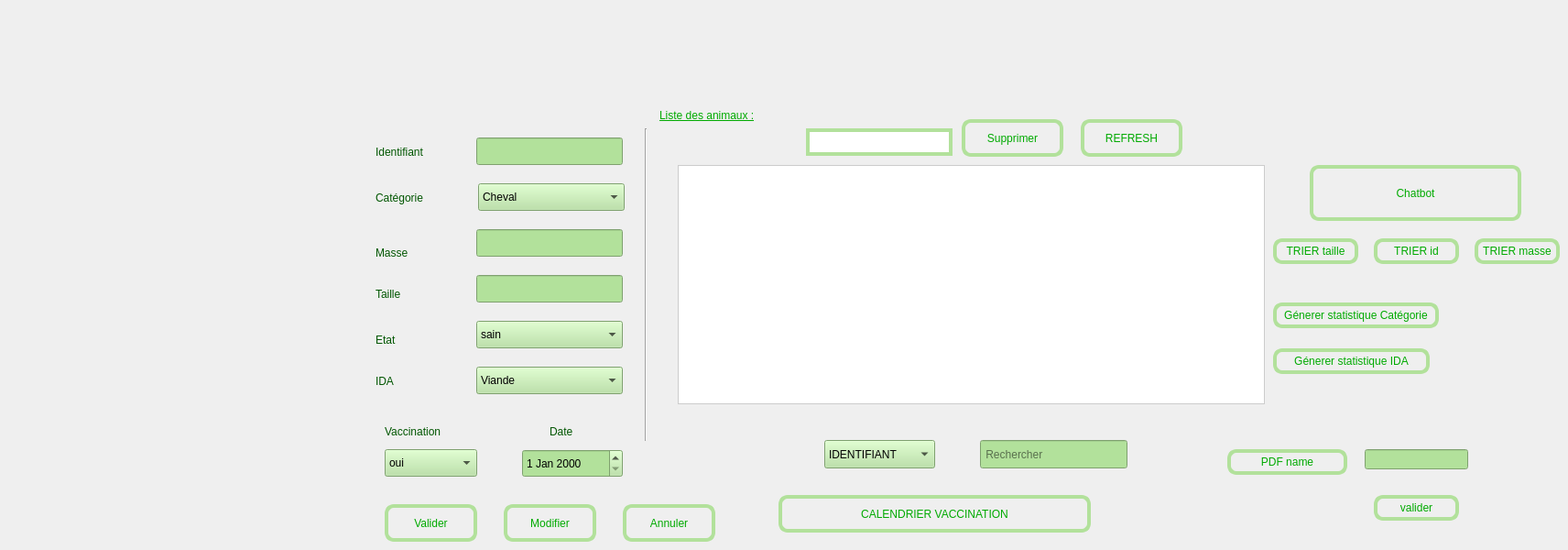
    <widget class="QWidget" name="page_17">
     <widget class="QPushButton" name="chatbot">
      <property name="geometry">
       <rect>
        <x>1430</x>
        <y>180</y>
        <width>231</width>
        <height>61</height>
       </rect>
      </property>
      <property name="styleSheet">
       <string notr="true">font: 10pt &quot;Centaur&quot;;
color: rgb(0, 170, 0);
border-radius: 10px;
border: 4px solid rgb(178, 225, 155);
</string>
      </property>
      <property name="text">
       <string>Chatbot</string>
      </property>
     </widget>
     <widget class="QPushButton" name="pushButton_modifier">
      <property name="geometry">
       <rect>
        <x>550</x>
        <y>550</y>
        <width>101</width>
        <height>41</height>
       </rect>
      </property>
      <property name="styleSheet">
       <string notr="true">font: 10pt &quot;Centaur&quot;;
color: rgb(0, 170, 0);
border-radius: 10px;
border: 4px solid rgb(178, 225, 155);

</string>
      </property>
      <property name="text">
       <string>Modifier</string>
      </property>
     </widget>
     <widget class="QPushButton" name="pushButton_annuler_ich_2">
      <property name="geometry">
       <rect>
        <x>850</x>
        <y>540</y>
        <width>341</width>
        <height>41</height>
       </rect>
      </property>
      <property name="styleSheet">
       <string notr="true">font: 10pt &quot;Centaur&quot;;
color: rgb(0, 170, 0);
border-radius: 10px;
border: 4px solid rgb(178, 225, 155);</string>
      </property>
      <property name="text">
       <string>CALENDRIER VACCINATION</string>
      </property>
      <property name="autoDefault">
       <bool>false</bool>
      </property>
      <property name="flat">
       <bool>false</bool>
      </property>
     </widget>
     <widget class="QLineEdit" name="lineEdit_ma">
      <property name="geometry">
       <rect>
        <x>520</x>
        <y>250</y>
        <width>160</width>
        <height>30</height>
       </rect>
      </property>
      <property name="styleSheet">
       <string notr="true">background-color: rgb(178, 225, 155);
</string>
      </property>
     </widget>
     <widget class="QComboBox" name="vacc">
      <property name="geometry">
       <rect>
        <x>420</x>
        <y>490</y>
        <width>101</width>
        <height>30</height>
       </rect>
      </property>
      <property name="styleSheet">
       <string notr="true">background-color: rgb(178, 225, 155);</string>
      </property>
      <item>
       <property name="text">
        <string>oui</string>
       </property>
      </item>
      <item>
       <property name="text">
        <string>non</string>
       </property>
      </item>
     </widget>
     <widget class="QPushButton" name="pushButton_triernom_ich_2">
      <property name="geometry">
       <rect>
        <x>1390</x>
        <y>260</y>
        <width>93</width>
        <height>28</height>
       </rect>
      </property>
      <property name="styleSheet">
       <string notr="true">font: 10pt &quot;Centaur&quot;;
color: rgb(0, 170, 0);
border-radius: 10px;
border: 4px solid rgb(178, 225, 155);</string>
      </property>
      <property name="text">
       <string>TRIER taille</string>
      </property>
     </widget>
     <widget class="QComboBox" name="critere_rech_acc">
      <property name="geometry">
       <rect>
        <x>900</x>
        <y>480</y>
        <width>121</width>
        <height>31</height>
       </rect>
      </property>
      <property name="styleSheet">
       <string notr="true">background-color: rgb(178, 225, 155);
</string>
      </property>
      <item>
       <property name="text">
        <string>IDENTIFIANT</string>
       </property>
      </item>
      <item>
       <property name="text">
        <string>CATEGORIE</string>
       </property>
      </item>
      <item>
       <property name="text">
        <string>MASSE</string>
       </property>
      </item>
      <item>
       <property name="text">
        <string>TAILLE</string>
       </property>
      </item>
      <item>
       <property name="text">
        <string>ETAT</string>
       </property>
      </item>
      <item>
       <property name="text">
        <string>IDA</string>
       </property>
      </item>
     </widget>
     <widget class="QLabel" name="label_40">
      <property name="geometry">
       <rect>
        <x>600</x>
        <y>460</y>
        <width>51</width>
        <height>21</height>
       </rect>
      </property>
      <property name="styleSheet">
       <string notr="true">font: 10pt &quot;Centaur&quot;;
color: rgb(0, 85, 0);</string>
      </property>
      <property name="text">
       <string>Date</string>
      </property>
     </widget>
     <widget class="QLabel" name="label_42">
      <property name="geometry">
       <rect>
        <x>410</x>
        <y>260</y>
        <width>61</width>
        <height>31</height>
       </rect>
      </property>
      <property name="styleSheet">
       <string notr="true">font: 10pt &quot;Centaur&quot;;
color: rgb(0, 85, 0);
</string>
      </property>
      <property name="text">
       <string>Masse</string>
      </property>
     </widget>
     <widget class="QLabel" name="label_43">
      <property name="geometry">
       <rect>
        <x>410</x>
        <y>156</y>
        <width>101</width>
        <height>20</height>
       </rect>
      </property>
      <property name="styleSheet">
       <string notr="true">font: 10pt &quot;Centaur&quot;;
color: rgb(0, 85, 0);</string>
      </property>
      <property name="text">
       <string>Identifiant</string>
      </property>
     </widget>
     <widget class="QPushButton" name="pushButton_triernom_ich">
      <property name="geometry">
       <rect>
        <x>1610</x>
        <y>260</y>
        <width>93</width>
        <height>28</height>
       </rect>
      </property>
      <property name="styleSheet">
       <string notr="true">font: 10pt &quot;Centaur&quot;;
color: rgb(0, 170, 0);
border-radius: 10px;
border: 4px solid rgb(178, 225, 155);
</string>
      </property>
      <property name="text">
       <string>TRIER masse</string>
      </property>
     </widget>
     <widget class="QDateEdit" name="date_vacc">
      <property name="geometry">
       <rect>
        <x>570</x>
        <y>490</y>
        <width>110</width>
        <height>31</height>
       </rect>
      </property>
      <property name="styleSheet">
       <string notr="true">background-color: rgb(178, 225, 155);
</string>
      </property>
     </widget>
     <widget class="QLabel" name="label_44">
      <property name="geometry">
       <rect>
        <x>420</x>
        <y>460</y>
        <width>111</width>
        <height>21</height>
       </rect>
      </property>
      <property name="styleSheet">
       <string notr="true">font: 10pt &quot;Centaur&quot;;
color: rgb(0, 85, 0);</string>
      </property>
      <property name="text">
       <string>Vaccination</string>
      </property>
     </widget>
     <widget class="QPushButton" name="pushButton_stat_ich_2">
      <property name="geometry">
       <rect>
        <x>1390</x>
        <y>380</y>
        <width>171</width>
        <height>28</height>
       </rect>
      </property>
      <property name="styleSheet">
       <string notr="true">font: 10pt &quot;Centaur&quot;;
color: rgb(0, 170, 0);
border-radius: 10px;
border: 4px solid rgb(178, 225, 155);
</string>
      </property>
      <property name="text">
       <string>Génerer statistique IDA</string>
      </property>
     </widget>
     <widget class="QPushButton" name="pushButton_supprimer">
      <property name="geometry">
       <rect>
        <x>1050</x>
        <y>130</y>
        <width>111</width>
        <height>41</height>
       </rect>
      </property>
      <property name="styleSheet">
       <string notr="true">font: 10pt &quot;Centaur&quot;;
color: rgb(0, 170, 0);
border-radius: 10px;
border: 4px solid rgb(178, 225, 155);
</string>
      </property>
      <property name="text">
       <string>Supprimer</string>
      </property>
     </widget>
     <widget class="QLineEdit" name="lineEdit_id">
      <property name="geometry">
       <rect>
        <x>520</x>
        <y>150</y>
        <width>160</width>
        <height>30</height>
       </rect>
      </property>
      <property name="styleSheet">
       <string notr="true">background-color: rgb(178, 225, 155);
</string>
      </property>
     </widget>
     <widget class="QLabel" name="label_63">
      <property name="geometry">
       <rect>
        <x>410</x>
        <y>310</y>
        <width>51</width>
        <height>21</height>
       </rect>
      </property>
      <property name="styleSheet">
       <string notr="true">font: 10pt &quot;Centaur&quot;;
color: rgb(0, 85, 0);

</string>
      </property>
      <property name="text">
       <string>Taille</string>
      </property>
     </widget>
     <widget class="QLineEdit" name="le_pdf_name">
      <property name="geometry">
       <rect>
        <x>1490</x>
        <y>490</y>
        <width>113</width>
        <height>22</height>
       </rect>
      </property>
      <property name="styleSheet">
       <string notr="true">background-color: rgb(178, 225, 155);
</string>
      </property>
     </widget>
     <widget class="QLineEdit" name="critere_rech_acc_2">
      <property name="geometry">
       <rect>
        <x>1070</x>
        <y>480</y>
        <width>161</width>
        <height>31</height>
       </rect>
      </property>
      <property name="styleSheet">
       <string notr="true">background-color: rgb(178, 225, 155);
</string>
      </property>
      <property name="placeholderText">
       <string> Rechercher</string>
      </property>
     </widget>
     <widget class="QComboBox" name="IDA">
      <property name="geometry">
       <rect>
        <x>520</x>
        <y>400</y>
        <width>160</width>
        <height>30</height>
       </rect>
      </property>
      <property name="styleSheet">
       <string notr="true">
background-color: rgb(178, 225, 155);
</string>
      </property>
      <item>
       <property name="text">
        <string>Viande</string>
       </property>
      </item>
      <item>
       <property name="text">
        <string>Graines</string>
       </property>
      </item>
      <item>
       <property name="text">
        <string>Insectes</string>
       </property>
      </item>
      <item>
       <property name="text">
        <string>Plante</string>
       </property>
      </item>
     </widget>
     <widget class="QLabel" name="label_64">
      <property name="geometry">
       <rect>
        <x>410</x>
        <y>360</y>
        <width>41</width>
        <height>21</height>
       </rect>
      </property>
      <property name="styleSheet">
       <string notr="true">font: 10pt &quot;Centaur&quot;;
color: rgb(0, 85, 0);

</string>
      </property>
      <property name="text">
       <string>Etat</string>
      </property>
     </widget>
     <widget class="QPushButton" name="pushButton_annuler_ich">
      <property name="geometry">
       <rect>
        <x>680</x>
        <y>550</y>
        <width>101</width>
        <height>41</height>
       </rect>
      </property>
      <property name="styleSheet">
       <string notr="true">font: 10pt &quot;Centaur&quot;;
color: rgb(0, 170, 0);
border-radius: 10px;
border: 4px solid rgb(178, 225, 155);</string>
      </property>
      <property name="text">
       <string>Annuler</string>
      </property>
      <property name="autoDefault">
       <bool>false</bool>
      </property>
      <property name="flat">
       <bool>false</bool>
      </property>
     </widget>
     <widget class="QTableView" name="tableauanimaux">
      <property name="geometry">
       <rect>
        <x>740</x>
        <y>180</y>
        <width>641</width>
        <height>261</height>
       </rect>
      </property>
      <property name="styleSheet">
       <string notr="true">QTableView {
  border: 1px solid #ccc;
  border-radius: 15pt;
  background: #FFFFFF; 
  font: 10pt &quot;Montserrat&quot;;
  color: #3C4340;
}</string>
      </property>
     </widget>
     <widget class="QLineEdit" name="lineEdit_taille">
      <property name="geometry">
       <rect>
        <x>520</x>
        <y>300</y>
        <width>160</width>
        <height>30</height>
       </rect>
      </property>
      <property name="styleSheet">
       <string notr="true">background-color: rgb(178, 225, 155);
</string>
      </property>
     </widget>
     <widget class="QPushButton" name="pushButton_stat_ich">
      <property name="geometry">
       <rect>
        <x>1390</x>
        <y>330</y>
        <width>181</width>
        <height>28</height>
       </rect>
      </property>
      <property name="styleSheet">
       <string notr="true">font: 10pt &quot;Centaur&quot;;
color: rgb(0, 170, 0);
border-radius: 10px;
border: 4px solid rgb(178, 225, 155);</string>
      </property>
      <property name="text">
       <string>Génerer statistique Catégorie</string>
      </property>
     </widget>
     <widget class="QPushButton" name="pushButton_refresh">
      <property name="geometry">
       <rect>
        <x>1180</x>
        <y>130</y>
        <width>111</width>
        <height>41</height>
       </rect>
      </property>
      <property name="styleSheet">
       <string notr="true">font: 10pt &quot;Centaur&quot;;
color: rgb(0, 170, 0);
border-radius: 10px;
border: 4px solid rgb(178, 225, 155);
</string>
      </property>
      <property name="text">
       <string>REFRESH</string>
      </property>
     </widget>
     <widget class="QLabel" name="label_65">
      <property name="geometry">
       <rect>
        <x>410</x>
        <y>405</y>
        <width>41</width>
        <height>21</height>
       </rect>
      </property>
      <property name="styleSheet">
       <string notr="true">font: 10pt &quot;Centaur&quot;;
color: rgb(0, 85, 0);</string>
      </property>
      <property name="text">
       <string>IDA</string>
      </property>
     </widget>
     <widget class="QComboBox" name="categorie">
      <property name="geometry">
       <rect>
        <x>522</x>
        <y>200</y>
        <width>160</width>
        <height>30</height>
       </rect>
      </property>
      <property name="styleSheet">
       <string notr="true">
background-color: rgb(178, 225, 155);
</string>
      </property>
      <item>
       <property name="text">
        <string>Cheval</string>
       </property>
      </item>
      <item>
       <property name="text">
        <string>Oiseaux</string>
       </property>
      </item>
      <item>
       <property name="text">
        <string>Reptiles</string>
       </property>
      </item>
      <item>
       <property name="text">
        <string>Mouton</string>
       </property>
      </item>
     </widget>
     <widget class="QPushButton" name="pushButton_valider">
      <property name="geometry">
       <rect>
        <x>420</x>
        <y>550</y>
        <width>101</width>
        <height>41</height>
       </rect>
      </property>
      <property name="styleSheet">
       <string notr="true">font: 10pt &quot;Centaur&quot;;
color: rgb(0, 170, 0);
border-radius: 10px;
border: 4px solid rgb(178, 225, 155);
</string>
      </property>
      <property name="text">
       <string>Valider</string>
      </property>
      <property name="autoDefault">
       <bool>false</bool>
      </property>
      <property name="flat">
       <bool>false</bool>
      </property>
     </widget>
     <widget class="Line" name="line">
      <property name="geometry">
       <rect>
        <x>690</x>
        <y>140</y>
        <width>31</width>
        <height>341</height>
       </rect>
      </property>
      <property name="orientation">
       <enum>Qt::Vertical</enum>
      </property>
     </widget>
     <widget class="QLabel" name="label_liste">
      <property name="geometry">
       <rect>
        <x>720</x>
        <y>110</y>
        <width>181</width>
        <height>31</height>
       </rect>
      </property>
      <property name="styleSheet">
       <string notr="true">font: 12pt &quot;Centaur&quot;;
text-decoration: underline;
color: rgb(0, 170, 0);
</string>
      </property>
      <property name="text">
       <string>Liste des animaux :</string>
      </property>
     </widget>
     <widget class="QPushButton" name="pushButton_pdf_ich_2">
      <property name="geometry">
       <rect>
        <x>1340</x>
        <y>490</y>
        <width>131</width>
        <height>28</height>
       </rect>
      </property>
      <property name="styleSheet">
       <string notr="true">font: 10pt &quot;Centaur&quot;;
color: rgb(0, 170, 0);
border-radius: 10px;
border: 4px solid rgb(178, 225, 155);</string>
      </property>
      <property name="text">
       <string>PDF name</string>
      </property>
     </widget>
     <widget class="QLineEdit" name="lineEdit_supp">
      <property name="geometry">
       <rect>
        <x>880</x>
        <y>140</y>
        <width>160</width>
        <height>30</height>
       </rect>
      </property>
      <property name="styleSheet">
       <string notr="true">border-radius: 20px;
border: 4px solid rgb(178, 225, 155);</string>
      </property>
     </widget>
     <widget class="QComboBox" name="etat">
      <property name="geometry">
       <rect>
        <x>520</x>
        <y>350</y>
        <width>160</width>
        <height>30</height>
       </rect>
      </property>
      <property name="styleSheet">
       <string notr="true">
background-color: rgb(178, 225, 155);
</string>
      </property>
      <item>
       <property name="text">
        <string>sain</string>
       </property>
      </item>
      <item>
       <property name="text">
        <string>malade</string>
       </property>
      </item>
     </widget>
     <widget class="QLabel" name="label_66">
      <property name="geometry">
       <rect>
        <x>410</x>
        <y>200</y>
        <width>91</width>
        <height>31</height>
       </rect>
      </property>
      <property name="styleSheet">
       <string notr="true">font: 10pt &quot;Centaur&quot;;
color: rgb(0, 85, 0);</string>
      </property>
      <property name="text">
       <string>Catégorie</string>
      </property>
     </widget>
     <widget class="QPushButton" name="pushButton_trierid_ich">
      <property name="geometry">
       <rect>
        <x>1500</x>
        <y>260</y>
        <width>93</width>
        <height>28</height>
       </rect>
      </property>
      <property name="styleSheet">
       <string notr="true">font: 10pt &quot;Centaur&quot;;
color: rgb(0, 170, 0);
border-radius: 10px;
border: 4px solid rgb(178, 225, 155);
</string>
      </property>
      <property name="text">
       <string>TRIER id</string>
      </property>
     </widget>
     <widget class="QPushButton" name="pb_valider_pdf">
      <property name="geometry">
       <rect>
        <x>1500</x>
        <y>540</y>
        <width>93</width>
        <height>28</height>
       </rect>
      </property>
      <property name="styleSheet">
       <string notr="true">font: 10pt &quot;Centaur&quot;;
color: rgb(0, 170, 0);
border-radius: 10px;
border: 4px solid rgb(178, 225, 155);
</string>
      </property>
      <property name="text">
       <string>valider</string>
      </property>
     </widget>
    </widget>
